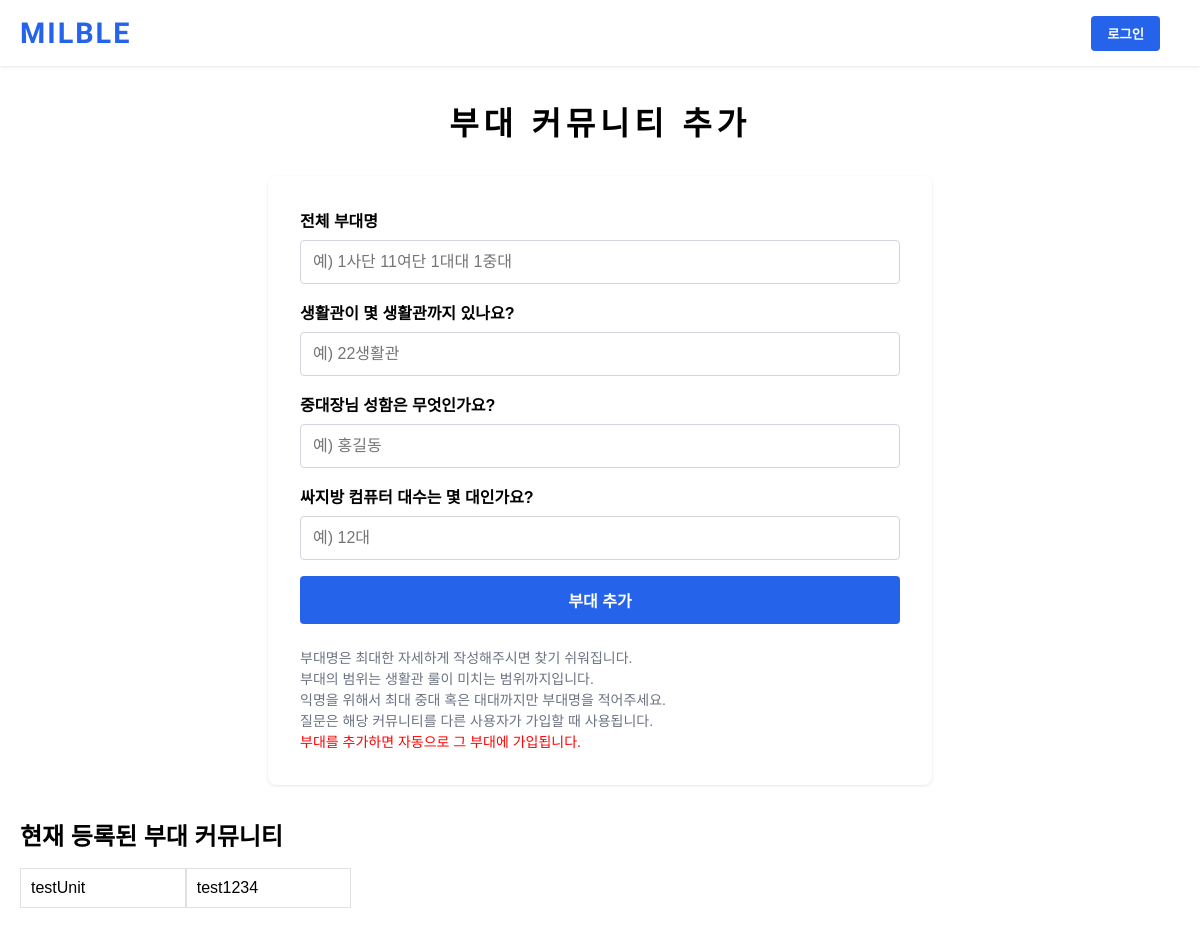
The page /create-unit/ on the database as committed earlier.
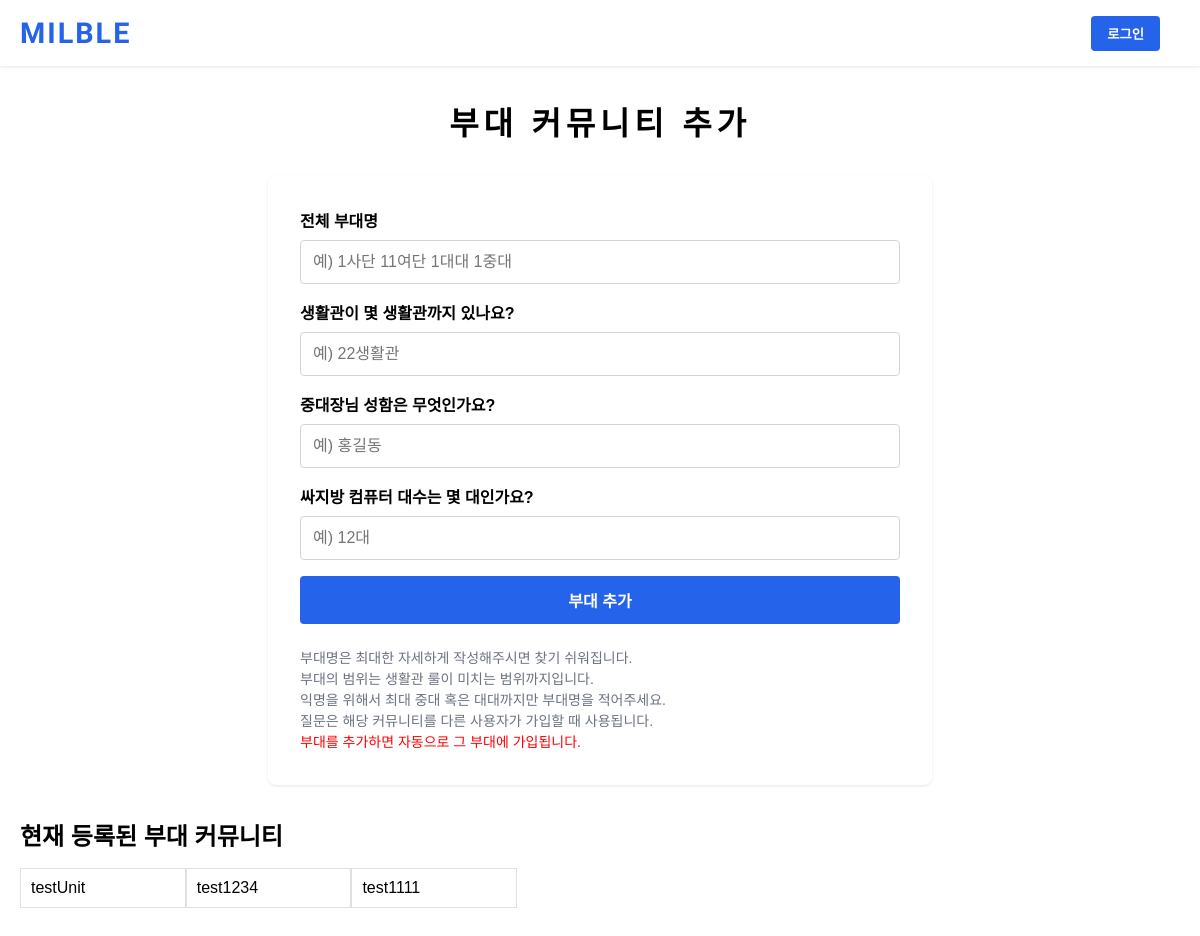
The same page on the database as committed later.
### milble_app/models.py (models this page shows, shortened)
class Unit(models.Model):
    name = models.CharField(max_length=100, unique=True)
    answer1 = models.CharField(max_length=255, blank=False)
    answer2 = models.CharField(max_length=255, blank=False)
    answer3 = models.CharField(max_length=255, blank=False)

### milble_app/views.py (the view)
# urls.py: path('create-unit/', views.unit_create_view, name='create_unit'),
def unit_create_view(request):
    if request.method == 'POST':
        form = UnitForm(request.POST)
        if form.is_valid():
            unit = form.save()
            user = request.user
            user.unit = unit
            user.save()
            return redirect('/')
    else:
        units = Unit.objects.all()
        form = UnitForm()
    return render(request, 'create_unit.html', {
        'form': form,
        'units': units
    })

### milble_app/forms.py
class UnitForm(forms.ModelForm):
    class Meta:
        model = Unit
        fields = ['name', 'answer1', 'answer2', 'answer3']
        labels = {
            'name': '전체 부대명',
            'answer1': '질문1에 대한 답',
            'answer2': '질문2에 대한 답',
            'answer3': '질문3에 대한 답',
        }
        widgets = {
            'name': forms.TextInput(attrs={'placeholder': '예) 1사단 11여단 1대대 1중대'}),
            'answer1': forms.TextInput(attrs={'placeholder': '예) 22생활관'}),
            'answer2': forms.TextInput(attrs={'placeholder': '예) 홍길동'}),
            'answer3': forms.TextInput(attrs={'placeholder': '예) 12대'}),
        }

### templates/create_unit.html (shortened to what this page needs)
<!DOCTYPE html>
<html lang="ko">
<head>
</head>
<body>
    <header>
        <div class="container">
            <div class="header-content">
                <a href="{% url 'index' %}" class="logo">
                    <span>Milble</span>
                </a>
                <div class="header-buttons">
                    {% if user.is_authenticated %}
                    <button class="login-btn" onclick="window.location.href='{% url 'profile' %}'">내정보</button>
                    <button class="login-btn" onclick="window.location.href='{% url 'post_create' %}'">글쓰기</button>
                    {% else %}
                    <button class="login-btn" onclick="window.location.href='{% url 'login' %}'">로그인</button>
                    {% endif %}
                </div>
            </div>
        </div>
    </header>
    <main class="container">
        <h1 class="main-title">부대 커뮤니티 추가</h1>
        <div class="form-container">
            <form id="unit-form" method="POST">
                <label for="id_name">전체 부대명</label>
                {{ form.name }}
                <label for="id_answer1">생활관이 몇 생활관까지 있나요?</label>
                {{ form.answer1 }}
                <label for="id_answer2">중대장님 성함은 무엇인가요?</label>
                {{ form.answer2 }}
                <label for="id_answer3">싸지방 컴퓨터 대수는 몇 대인가요?</label>
                {{ form.answer3 }}
                <button type="submit">부대 추가</button>
            </form>
            <div class="note">
                부대명은 최대한 자세하게 작성해주시면 찾기 쉬워집니다.<br>
                부대의 범위는 생활관 룰이 미치는 범위까지입니다.<br>
                익명을 위해서 최대 중대 혹은 대대까지만 부대명을 적어주세요.<br>
                질문은 해당 커뮤니티를 다른 사용자가 가입할 때 사용됩니다.<br>
                <span style="color: red;">부대를 추가하면 자동으로 그 부대에 가입됩니다.</span>
            </div>
        </div>
        <div class="unit-list">
            <h2>현재 등록된 부대 커뮤니티</h2>
            <ul>
                {% for unit in units %}
                    <li>{{ unit.name }}</li>
                {% empty %}
                    <li>등록된 부대 커뮤니티가 없습니다.</li>
                {% endfor %}
            </ul>
        </div>
    </main>
</body>
</html>

Rows that differ between the two databases and show on the page:
added Unit: name "test1111"
